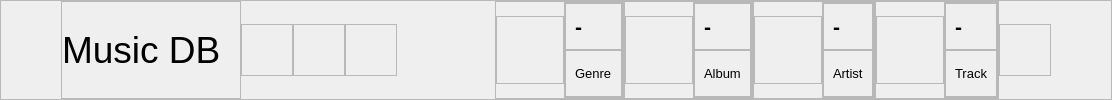
    <widget class="QFrame" name="frame">
     <property name="frameShape">
      <enum>QFrame::StyledPanel</enum>
     </property>
     <property name="frameShadow">
      <enum>QFrame::Raised</enum>
     </property>
     <layout class="QHBoxLayout" name="horizontalLayout">
      <property name="spacing">
       <number>0</number>
      </property>
      <property name="leftMargin">
       <number>60</number>
      </property>
      <property name="topMargin">
       <number>0</number>
      </property>
      <property name="rightMargin">
       <number>60</number>
      </property>
      <property name="bottomMargin">
       <number>0</number>
      </property>
      <item>
       <widget class="QFrame" name="frame_3">
        <property name="minimumSize">
         <size>
          <width>180</width>
          <height>0</height>
         </size>
        </property>
        <property name="maximumSize">
         <size>
          <width>180</width>
          <height>16777215</height>
         </size>
        </property>
        <property name="frameShape">
         <enum>QFrame::StyledPanel</enum>
        </property>
        <property name="frameShadow">
         <enum>QFrame::Raised</enum>
        </property>
        <layout class="QGridLayout" name="gridLayout_5">
         <property name="leftMargin">
          <number>0</number>
         </property>
         <property name="topMargin">
          <number>0</number>
         </property>
         <property name="rightMargin">
          <number>0</number>
         </property>
         <property name="bottomMargin">
          <number>0</number>
         </property>
         <property name="spacing">
          <number>0</number>
         </property>
         <item row="0" column="0">
          <widget class="QLabel" name="labelTitle">
           <property name="font">
            <font>
             <family>Segoe UI</family>
             <pointsize>28</pointsize>
            </font>
           </property>
           <property name="text">
            <string>Music DB</string>
           </property>
           <property name="alignment">
            <set>Qt::AlignLeading|Qt::AlignLeft|Qt::AlignVCenter</set>
           </property>
          </widget>
         </item>
        </layout>
       </widget>
      </item>
      <item>
       <widget class="QFrame" name="framePlayAll">
        <property name="minimumSize">
         <size>
          <width>52</width>
          <height>52</height>
         </size>
        </property>
        <property name="maximumSize">
         <size>
          <width>52</width>
          <height>52</height>
         </size>
        </property>
        <property name="frameShape">
         <enum>QFrame::StyledPanel</enum>
        </property>
        <property name="frameShadow">
         <enum>QFrame::Raised</enum>
        </property>
        <layout class="QGridLayout" name="gridLayout_6">
         <property name="leftMargin">
          <number>0</number>
         </property>
         <property name="topMargin">
          <number>0</number>
         </property>
         <property name="rightMargin">
          <number>0</number>
         </property>
         <property name="bottomMargin">
          <number>0</number>
         </property>
         <item row="0" column="0">
          <widget class="QLabel" name="labelPlayAll">
           <property name="minimumSize">
            <size>
             <width>0</width>
             <height>0</height>
            </size>
           </property>
           <property name="maximumSize">
            <size>
             <width>16777215</width>
             <height>16777215</height>
            </size>
           </property>
           <property name="styleSheet">
            <string notr="true">QLabel
{
  border-image: url(&quot;:/resource/top-btn52-play-n@3x.png&quot;);
}

QLabel:hover
{
  border-image: url(&quot;:/resource/top-btn52-play-h@3x.png&quot;);
}</string>
           </property>
           <property name="text">
            <string/>
           </property>
          </widget>
         </item>
        </layout>
       </widget>
      </item>
      <item>
       <widget class="QFrame" name="framePlayRandom">
        <property name="minimumSize">
         <size>
          <width>52</width>
          <height>52</height>
         </size>
        </property>
        <property name="maximumSize">
         <size>
          <width>52</width>
          <height>52</height>
         </size>
        </property>
        <property name="frameShape">
         <enum>QFrame::StyledPanel</enum>
        </property>
        <property name="frameShadow">
         <enum>QFrame::Raised</enum>
        </property>
        <layout class="QGridLayout" name="gridLayout_7">
         <property name="leftMargin">
          <number>0</number>
         </property>
         <property name="topMargin">
          <number>0</number>
         </property>
         <property name="rightMargin">
          <number>0</number>
         </property>
         <property name="bottomMargin">
          <number>0</number>
         </property>
         <property name="spacing">
          <number>0</number>
         </property>
         <item row="0" column="0">
          <widget class="QLabel" name="labelPlayRandom">
           <property name="styleSheet">
            <string notr="true">QLabel
{
  border-image: url(&quot;:/resource/top-btn52-random-n@3x.png&quot;);
}

QLabel:hover
{
  border-image: url(&quot;:/resource/top-btn52-random-h@3x.png&quot;);
}</string>
           </property>
           <property name="text">
            <string/>
           </property>
          </widget>
         </item>
        </layout>
       </widget>
      </item>
      <item>
       <widget class="QFrame" name="frameSubmenu">
        <property name="minimumSize">
         <size>
          <width>52</width>
          <height>52</height>
         </size>
        </property>
        <property name="maximumSize">
         <size>
          <width>52</width>
          <height>52</height>
         </size>
        </property>
        <property name="frameShape">
         <enum>QFrame::StyledPanel</enum>
        </property>
        <property name="frameShadow">
         <enum>QFrame::Raised</enum>
        </property>
        <layout class="QGridLayout" name="gridLayout_10">
         <property name="leftMargin">
          <number>0</number>
         </property>
         <property name="topMargin">
          <number>0</number>
         </property>
         <property name="rightMargin">
          <number>0</number>
         </property>
         <property name="bottomMargin">
          <number>0</number>
         </property>
         <property name="spacing">
          <number>0</number>
         </property>
         <item row="0" column="0">
          <widget class="QLabel" name="labelSubMenu">
           <property name="styleSheet">
            <string notr="true">QLabel
{
  border-image: url(&quot;:/resource/top-btn52-menu-n@3x.png&quot;);
}

QLabel:hover
{
  border-image: url(&quot;:/resource/top-btn52-menu-h@3x.png&quot;);
}</string>
           </property>
           <property name="text">
            <string/>
           </property>
          </widget>
         </item>
        </layout>
       </widget>
      </item>
      <item>
       <spacer name="horizontalSpacer_2">
        <property name="orientation">
         <enum>Qt::Horizontal</enum>
        </property>
        <property name="sizeHint" stdset="0">
         <size>
          <width>98</width>
          <height>20</height>
         </size>
        </property>
       </spacer>
      </item>
      <item>
       <widget class="QFrame" name="frameGenre">
        <property name="frameShape">
         <enum>QFrame::StyledPanel</enum>
        </property>
        <property name="frameShadow">
         <enum>QFrame::Raised</enum>
        </property>
        <layout class="QHBoxLayout" name="horizontalLayout_6">
         <property name="spacing">
          <number>0</number>
         </property>
         <property name="leftMargin">
          <number>0</number>
         </property>
         <property name="topMargin">
          <number>0</number>
         </property>
         <property name="rightMargin">
          <number>0</number>
         </property>
         <property name="bottomMargin">
          <number>0</number>
         </property>
         <item>
          <widget class="QFrame" name="frame_22">
           <property name="minimumSize">
            <size>
             <width>68</width>
             <height>68</height>
            </size>
           </property>
           <property name="maximumSize">
            <size>
             <width>68</width>
             <height>68</height>
            </size>
           </property>
           <property name="frameShape">
            <enum>QFrame::StyledPanel</enum>
           </property>
           <property name="frameShadow">
            <enum>QFrame::Raised</enum>
           </property>
           <layout class="QGridLayout" name="gridLayout_19">
            <property name="leftMargin">
             <number>0</number>
            </property>
            <property name="topMargin">
             <number>0</number>
            </property>
            <property name="rightMargin">
             <number>0</number>
            </property>
            <property name="bottomMargin">
             <number>0</number>
            </property>
            <property name="spacing">
             <number>0</number>
            </property>
            <item row="0" column="0">
             <widget class="QLabel" name="labelImageGenre">
              <property name="styleSheet">
               <string notr="true">QLabel
{
  border-image: url(&quot;:/resource/top-icon68-genre@3x.png&quot;);
}</string>
              </property>
              <property name="text">
               <string/>
              </property>
             </widget>
            </item>
           </layout>
          </widget>
         </item>
         <item>
          <widget class="QFrame" name="frame_23">
           <property name="frameShape">
            <enum>QFrame::StyledPanel</enum>
           </property>
           <property name="frameShadow">
            <enum>QFrame::Raised</enum>
           </property>
           <layout class="QVBoxLayout" name="verticalLayout_4">
            <property name="spacing">
             <number>0</number>
            </property>
            <property name="leftMargin">
             <number>0</number>
            </property>
            <property name="topMargin">
             <number>0</number>
            </property>
            <property name="rightMargin">
             <number>0</number>
            </property>
            <property name="bottomMargin">
             <number>0</number>
            </property>
            <item>
             <widget class="QFrame" name="frame_30">
              <property name="frameShape">
               <enum>QFrame::StyledPanel</enum>
              </property>
              <property name="frameShadow">
               <enum>QFrame::Raised</enum>
              </property>
              <layout class="QGridLayout" name="gridLayout_17">
               <item row="0" column="0">
                <widget class="QLabel" name="labelGenreCnt">
                 <property name="font">
                  <font>
                   <family>Segoe UI</family>
                   <pointsize>16</pointsize>
                   <weight>75</weight>
                   <bold>true</bold>
                  </font>
                 </property>
                 <property name="text">
                  <string>-</string>
                 </property>
                </widget>
               </item>
              </layout>
             </widget>
            </item>
            <item>
             <widget class="QFrame" name="frame_31">
              <property name="frameShape">
               <enum>QFrame::StyledPanel</enum>
              </property>
              <property name="frameShadow">
               <enum>QFrame::Raised</enum>
              </property>
              <layout class="QGridLayout" name="gridLayout_18">
               <item row="0" column="0">
                <widget class="QLabel" name="labelGenre">
                 <property name="font">
                  <font>
                   <family>Segoe UI</family>
                   <pointsize>10</pointsize>
                  </font>
                 </property>
                 <property name="text">
                  <string>Genre</string>
                 </property>
                </widget>
               </item>
              </layout>
             </widget>
            </item>
           </layout>
          </widget>
         </item>
        </layout>
       </widget>
      </item>
      <item>
       <widget class="QFrame" name="frameAlbum">
        <property name="frameShape">
         <enum>QFrame::StyledPanel</enum>
        </property>
        <property name="frameShadow">
         <enum>QFrame::Raised</enum>
        </property>
        <layout class="QHBoxLayout" name="horizontalLayout_3">
         <property name="spacing">
          <number>0</number>
         </property>
         <property name="leftMargin">
          <number>0</number>
         </property>
         <property name="topMargin">
          <number>0</number>
         </property>
         <property name="rightMargin">
          <number>0</number>
         </property>
         <property name="bottomMargin">
          <number>0</number>
         </property>
         <item>
          <widget class="QFrame" name="frame_18">
           <property name="minimumSize">
            <size>
             <width>68</width>
             <height>68</height>
            </size>
           </property>
           <property name="maximumSize">
            <size>
             <width>68</width>
             <height>68</height>
            </size>
           </property>
           <property name="frameShape">
            <enum>QFrame::StyledPanel</enum>
           </property>
           <property name="frameShadow">
            <enum>QFrame::Raised</enum>
           </property>
           <layout class="QGridLayout" name="gridLayout_12">
            <property name="leftMargin">
             <number>0</number>
            </property>
            <property name="topMargin">
             <number>0</number>
            </property>
            <property name="rightMargin">
             <number>0</number>
            </property>
            <property name="bottomMargin">
             <number>0</number>
            </property>
            <property name="spacing">
             <number>0</number>
            </property>
            <item row="0" column="0">
             <widget class="QLabel" name="labelImageAlbum">
              <property name="styleSheet">
               <string notr="true">QLabel
{
  border-image: url(&quot;:/resource/top-icon68-album@3x.png&quot;);
}</string>
              </property>
             </widget>
            </item>
           </layout>
          </widget>
         </item>
         <item>
          <widget class="QFrame" name="frame_19">
           <property name="frameShape">
            <enum>QFrame::StyledPanel</enum>
           </property>
           <property name="frameShadow">
            <enum>QFrame::Raised</enum>
           </property>
           <layout class="QVBoxLayout" name="verticalLayout_3">
            <property name="spacing">
             <number>0</number>
            </property>
            <property name="leftMargin">
             <number>0</number>
            </property>
            <property name="topMargin">
             <number>0</number>
            </property>
            <property name="rightMargin">
             <number>0</number>
            </property>
            <property name="bottomMargin">
             <number>0</number>
            </property>
            <item>
             <widget class="QFrame" name="frame_24">
              <property name="frameShape">
               <enum>QFrame::StyledPanel</enum>
              </property>
              <property name="frameShadow">
               <enum>QFrame::Raised</enum>
              </property>
              <layout class="QGridLayout" name="gridLayout_13">
               <item row="0" column="0">
                <widget class="QLabel" name="labelAlbumCnt">
                 <property name="font">
                  <font>
                   <family>Segoe UI</family>
                   <pointsize>16</pointsize>
                   <weight>75</weight>
                   <bold>true</bold>
                  </font>
                 </property>
                 <property name="text">
                  <string>-</string>
                 </property>
                </widget>
               </item>
              </layout>
             </widget>
            </item>
            <item>
             <widget class="QFrame" name="frame_25">
              <property name="frameShape">
               <enum>QFrame::StyledPanel</enum>
              </property>
              <property name="frameShadow">
               <enum>QFrame::Raised</enum>
              </property>
              <layout class="QGridLayout" name="gridLayout_14">
               <item row="0" column="0">
                <widget class="QLabel" name="labelAlbum">
                 <property name="font">
                  <font>
                   <family>Segoe UI</family>
                   <pointsize>10</pointsize>
                  </font>
                 </property>
                 <property name="text">
                  <string>Album</string>
                 </property>
                </widget>
               </item>
              </layout>
             </widget>
            </item>
           </layout>
          </widget>
         </item>
        </layout>
       </widget>
      </item>
      <item>
       <widget class="QFrame" name="frameArtist">
        <property name="frameShape">
         <enum>QFrame::StyledPanel</enum>
        </property>
        <property name="frameShadow">
         <enum>QFrame::Raised</enum>
        </property>
        <layout class="QHBoxLayout" name="horizontalLayout_4">
         <property name="spacing">
          <number>0</number>
         </property>
         <property name="leftMargin">
          <number>0</number>
         </property>
         <property name="topMargin">
          <number>0</number>
         </property>
         <property name="rightMargin">
          <number>0</number>
         </property>
         <property name="bottomMargin">
          <number>0</number>
         </property>
         <item>
          <widget class="QFrame" name="frame_21">
           <property name="minimumSize">
            <size>
             <width>68</width>
             <height>68</height>
            </size>
           </property>
           <property name="maximumSize">
            <size>
             <width>68</width>
             <height>68</height>
            </size>
           </property>
           <property name="frameShape">
            <enum>QFrame::StyledPanel</enum>
           </property>
           <property name="frameShadow">
            <enum>QFrame::Raised</enum>
           </property>
           <layout class="QGridLayout" name="gridLayout_16">
            <property name="leftMargin">
             <number>0</number>
            </property>
            <property name="topMargin">
             <number>0</number>
            </property>
            <property name="rightMargin">
             <number>0</number>
            </property>
            <property name="bottomMargin">
             <number>0</number>
            </property>
            <property name="spacing">
             <number>0</number>
            </property>
            <item row="0" column="0">
             <widget class="QLabel" name="labelImageArtist">
              <property name="styleSheet">
               <string notr="true">QLabel
{
  border-image: url(&quot;:/resource/top-icon68-artist@3x.png&quot;);
}</string>
              </property>
             </widget>
            </item>
           </layout>
          </widget>
         </item>
         <item>
          <widget class="QFrame" name="frame_20">
           <property name="frameShape">
            <enum>QFrame::StyledPanel</enum>
           </property>
           <property name="frameShadow">
            <enum>QFrame::Raised</enum>
           </property>
           <layout class="QVBoxLayout" name="verticalLayout_6">
            <property name="spacing">
             <number>0</number>
            </property>
            <property name="leftMargin">
             <number>0</number>
            </property>
            <property name="topMargin">
             <number>0</number>
            </property>
            <property name="rightMargin">
             <number>0</number>
            </property>
            <property name="bottomMargin">
             <number>0</number>
            </property>
            <item>
             <widget class="QFrame" name="frame_26">
              <property name="frameShape">
               <enum>QFrame::StyledPanel</enum>
              </property>
              <property name="frameShadow">
               <enum>QFrame::Raised</enum>
              </property>
              <layout class="QGridLayout" name="gridLayout_15">
               <item row="0" column="0">
                <widget class="QLabel" name="labelArtistCnt">
                 <property name="font">
                  <font>
                   <family>Segoe UI</family>
                   <pointsize>16</pointsize>
                   <weight>75</weight>
                   <bold>true</bold>
                  </font>
                 </property>
                 <property name="text">
                  <string>-</string>
                 </property>
                </widget>
               </item>
              </layout>
             </widget>
            </item>
            <item>
             <widget class="QFrame" name="frame_27">
              <property name="frameShape">
               <enum>QFrame::StyledPanel</enum>
              </property>
              <property name="frameShadow">
               <enum>QFrame::Raised</enum>
              </property>
              <layout class="QGridLayout" name="gridLayout_23">
               <item row="0" column="0">
                <widget class="QLabel" name="labelArtist">
                 <property name="font">
                  <font>
                   <family>Segoe UI</family>
                   <pointsize>10</pointsize>
                  </font>
                 </property>
                 <property name="text">
                  <string>Artist</string>
                 </property>
                </widget>
               </item>
              </layout>
             </widget>
            </item>
           </layout>
          </widget>
         </item>
        </layout>
       </widget>
      </item>
      <item>
       <widget class="QFrame" name="frameTrack">
        <property name="frameShape">
         <enum>QFrame::StyledPanel</enum>
        </property>
        <property name="frameShadow">
         <enum>QFrame::Raised</enum>
        </property>
        <layout class="QHBoxLayout" name="horizontalLayout_5">
         <property name="spacing">
          <number>0</number>
         </property>
         <property name="leftMargin">
          <number>0</number>
         </property>
         <property name="topMargin">
          <number>0</number>
         </property>
         <property name="rightMargin">
          <number>0</number>
         </property>
         <property name="bottomMargin">
          <number>0</number>
         </property>
         <item>
          <widget class="QFrame" name="frame_16">
           <property name="minimumSize">
            <size>
             <width>68</width>
             <height>68</height>
            </size>
           </property>
           <property name="maximumSize">
            <size>
             <width>68</width>
             <height>68</height>
            </size>
           </property>
           <property name="frameShape">
            <enum>QFrame::StyledPanel</enum>
           </property>
           <property name="frameShadow">
            <enum>QFrame::Raised</enum>
           </property>
           <layout class="QGridLayout" name="gridLayout_22">
            <property name="leftMargin">
             <number>0</number>
            </property>
            <property name="topMargin">
             <number>0</number>
            </property>
            <property name="rightMargin">
             <number>0</number>
            </property>
            <property name="bottomMargin">
             <number>0</number>
            </property>
            <property name="spacing">
             <number>0</number>
            </property>
            <item row="0" column="0">
             <widget class="QLabel" name="labelImageTrack">
              <property name="styleSheet">
               <string notr="true">QLabel
{
  border-image: url(&quot;:/resource/top-icon68-track@3x.png&quot;);
}</string>
              </property>
             </widget>
            </item>
           </layout>
          </widget>
         </item>
         <item>
          <widget class="QFrame" name="frame_17">
           <property name="frameShape">
            <enum>QFrame::StyledPanel</enum>
           </property>
           <property name="frameShadow">
            <enum>QFrame::Raised</enum>
           </property>
           <layout class="QVBoxLayout" name="verticalLayout_5">
            <property name="spacing">
             <number>0</number>
            </property>
            <property name="leftMargin">
             <number>0</number>
            </property>
            <property name="topMargin">
             <number>0</number>
            </property>
            <property name="rightMargin">
             <number>0</number>
            </property>
            <property name="bottomMargin">
             <number>0</number>
            </property>
            <item>
             <widget class="QFrame" name="frame_28">
              <property name="frameShape">
               <enum>QFrame::StyledPanel</enum>
              </property>
              <property name="frameShadow">
               <enum>QFrame::Raised</enum>
              </property>
              <layout class="QGridLayout" name="gridLayout_20">
               <item row="0" column="0">
                <widget class="QLabel" name="labelTrackCnt">
                 <property name="font">
                  <font>
                   <family>Segoe UI</family>
                   <pointsize>16</pointsize>
                   <weight>75</weight>
                   <bold>true</bold>
                  </font>
                 </property>
                 <property name="text">
                  <string>-</string>
                 </property>
                </widget>
               </item>
              </layout>
             </widget>
            </item>
            <item>
             <widget class="QFrame" name="frame_29">
              <property name="frameShape">
               <enum>QFrame::StyledPanel</enum>
              </property>
              <property name="frameShadow">
               <enum>QFrame::Raised</enum>
              </property>
              <layout class="QGridLayout" name="gridLayout_21">
               <item row="0" column="0">
                <widget class="QLabel" name="labelTrack">
                 <property name="font">
                  <font>
                   <family>Segoe UI</family>
                   <pointsize>10</pointsize>
                  </font>
                 </property>
                 <property name="text">
                  <string>Track</string>
                 </property>
                </widget>
               </item>
              </layout>
             </widget>
            </item>
           </layout>
          </widget>
         </item>
        </layout>
       </widget>
      </item>
      <item>
       <widget class="QFrame" name="frameSubmenu2">
        <property name="minimumSize">
         <size>
          <width>52</width>
          <height>52</height>
         </size>
        </property>
        <property name="maximumSize">
         <size>
          <width>52</width>
          <height>52</height>
         </size>
        </property>
        <property name="frameShape">
         <enum>QFrame::StyledPanel</enum>
        </property>
        <property name="frameShadow">
         <enum>QFrame::Raised</enum>
        </property>
        <layout class="QGridLayout" name="gridLayout_11">
         <property name="leftMargin">
          <number>0</number>
         </property>
         <property name="topMargin">
          <number>0</number>
         </property>
         <property name="rightMargin">
          <number>0</number>
         </property>
         <property name="bottomMargin">
          <number>0</number>
         </property>
         <property name="spacing">
          <number>0</number>
         </property>
         <item row="0" column="0">
          <widget class="QLabel" name="labelSubmenu2">
           <property name="styleSheet">
            <string notr="true">QLabel
{
  border-image: url(&quot;:/resource/top-btn52-menu-n@3x.png&quot;);
}

QLabel:hover
{
  border-image: url(&quot;:/resource/top-btn52-menu-h@3x.png&quot;);
}</string>
           </property>
           <property name="text">
            <string/>
           </property>
          </widget>
         </item>
        </layout>
       </widget>
      </item>
     </layout>
    </widget>
